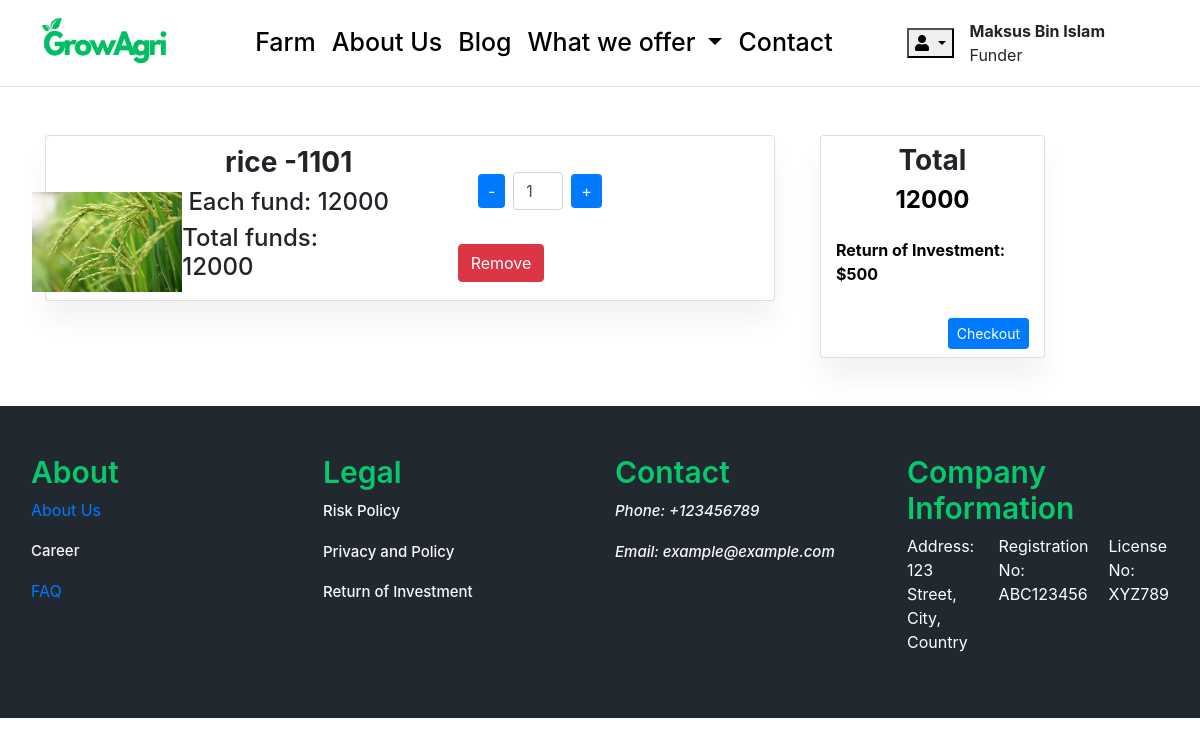
The app's page /cart/ (signed in), older data.
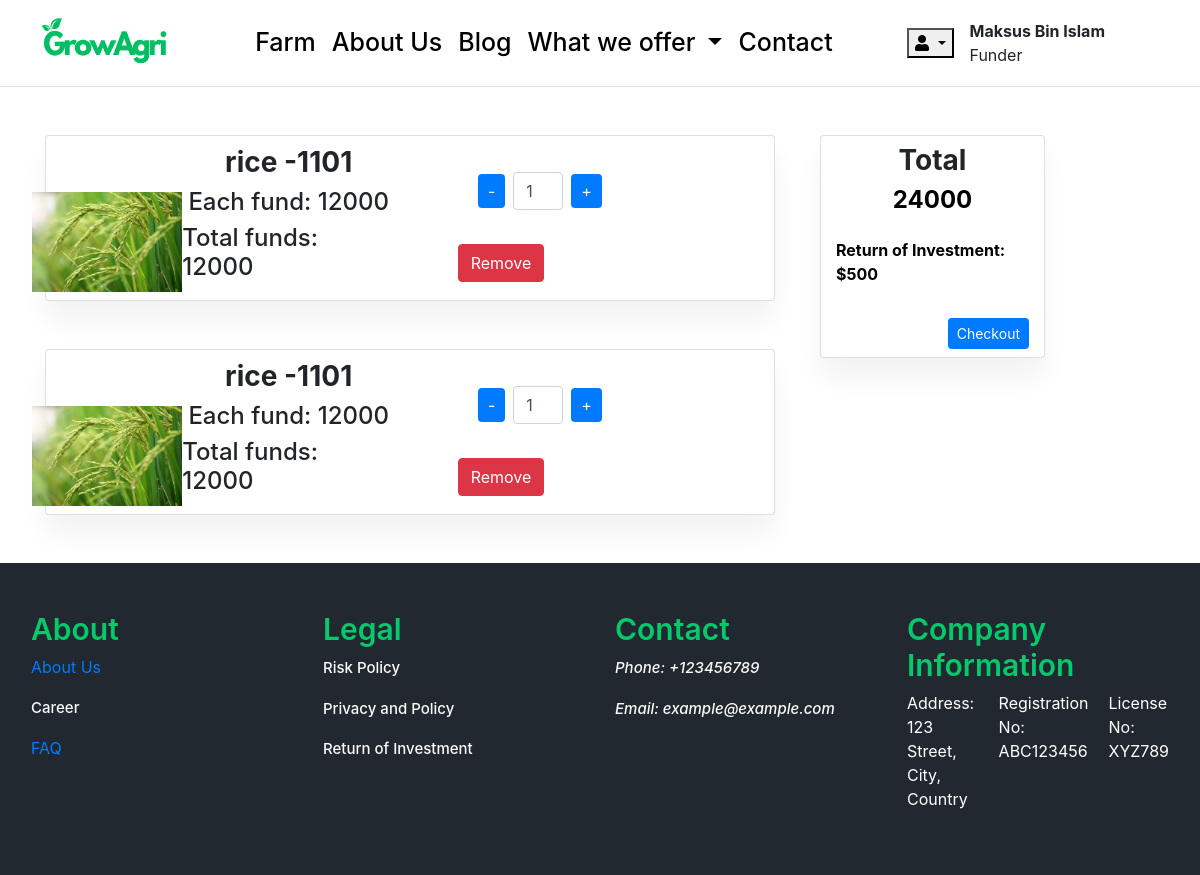
The same page, newer data.
### carts/models.py (models this page shows, shortened)
class CartItem(models.Model):
    user = models.ForeignKey(Account, on_delete=models.CASCADE, null=True)
    product = models.ForeignKey(Farm, on_delete=models.CASCADE)
    cart    = models.ForeignKey(Cart, on_delete=models.CASCADE, null=True)
    quantity = models.IntegerField()
    is_active = models.BooleanField( default=True)
    def sub_total(self):
        return self.product.price * self.quantity

### farm/models.py (models this page shows, shortened)
class Farm(models.Model):
    farm_name = models.CharField(max_length=200, unique=True)
    slug = models.SlugField(max_length=200, unique=True, blank=True)
    description = models.TextField(max_length=500, blank=True)
    price = models.IntegerField()
    images = models.ImageField(upload_to='photos/farm')
    stock = models.IntegerField()
    is_available = models.BooleanField(default=True)
    category = models.ForeignKey(CropType, on_delete=models.CASCADE)
    created_date = models.DateTimeField(auto_now_add=True)
    modified_date = models.DateTimeField(auto_now=True)
    campaign_status = models.CharField(max_length=20, choices=[('draft', 'Draft'), ('active', 'Active'), ('completed', 'Completed')], default='draft')
    location = models.CharField(max_length=200, default='')  # Location of the farm
    duration = models.IntegerField(default=None, null=True, blank=True)
    custom_percentage = models.FloatField(validators=[MinValueValidator(0)], null=True, blank=True)

### carts/views.py (the view)
# urls.py: path('cart/', include('carts.urls')),
def cart(request, total=0, quantity=0, cart_items=None):
    try:
        if request.user.is_authenticated:
            cart_items = CartItem.objects.filter(user=request.user, is_active=True)
        else:
            cart = Cart.objects.get(cart_id=_cart_id(request))
            cart_items = CartItem.objects.filter(cart=cart, is_active=True)
        for cart_item in cart_items:
            total += (cart_item.product.price * cart_item.quantity)
            quantity += cart_item.quantity
    except ObjectDoesNotExist:
        pass
    context = {
        'total': total,
        'quantity': quantity,
        'cart_items': cart_items,
    }
    return render(request, 'farm/cart.html', context)

### carts/context_processors.py (called while the page is built)
def counter(request):
    cart_count = 0
    if 'admin' in request.path:
        return {}
    else:
        try:
            cart = Cart.objects.filter(cart_id=_cart_id(request))
            if request.user.is_authenticated:
                cart_items = CartItem.objects.all().filter(user=request.user)
            else:
                cart_items = CartItem.objects.filter(cart=cart[:1])
            for cart_item in cart_items:
                cart_count += cart_item.quantity
        except Cart.DoesNotExist:
            cart_count = 0
    return {'cart_count': cart_count}

### carts/views.py (called while the page is built)
def _cart_id(request):
    cart = request.session.session_key
    if not cart:
        cart = request.session.create()
    return cart

### projects/context_processors.py (called while the page is built)
def menu_links(request):
    links = CropType.objects.all()
    return dict(links=links)

### templates/farm/cart.html (shortened to what this page needs)
{% extends 'base.html' %}
{% load static %}
{% block content %}
  {% if not cart_items %}
    <br /><br /><br /><br /><br />
    <div class="container">
      <div class="row">
        <div class="col-md-12 text-center">
          <h2>Your project funding cart is empty</h2>
          <p>Fund projects and help small farmers</p>
          <a href="{% url 'farm' %}" class="btn btn-primary">Start Funding</a>
        </div>
      </div>
    </div>
    <br /><br /><br /><br /><br /> <br /><br /><br /><br /><br /> <br /><br /><br />
  {% else %}
    <div class="container">
      <div class="row">
        <div class="col-md-8">
          {% for cart_item in cart_items %}
            <div class="card my-5">
              <div class="container py-2">
                <div class="row gap-2">
                  <div class="container">
                    <div class="row">
                      <div class="col-md-2 col-sm-12 d-flex justify-content-center align-content-center mt-5">
                        <img src="{{ cart_item.product.images.url }}" height="100" width="200" alt="" />
                      </div>
                      <div class="col-md-4 col-sm-12 d-flex justify-content-center flex-column align-items-center">
                        <h3 class="fw-bold text-sm">{{ cart_item.product.farm_name }}</h3>
                        <h4 class="text-sm">Each fund: {{ cart_item.product.price }}</h4>
                        <h4 class="text-sm">Total funds: {{ cart_item.sub_total }}</h4>
                      </div>
                      <div class="col-md-3 col-sm-12 d-flex justify-content-center flex-column align-items-center">
                        <div class="col-md-6 quantity-input">
                          <a href="{% url 'remove_cart' cart_item.product.id %}" class="btn btn-secondary minus-btn">-</a>
                          <input type="text" class="form-control mx-2 quantity" value="{{ cart_item.quantity }}" style="display: inline-block; width: 50px;" />
                          <a href="{% url 'add_cart' cart_item.product.id %}" class="btn btn-secondary plus-btn">+</a>
                        </div>
                        <a href="{% url 'remove_cart_item' cart_item.product.id %}" class="btn btn-danger remove-btn mt-3" onclick="return confirm('Are you sure upu want to remove this project?')">Remove</a>
                      </div>
                    </div>
                  </div>
                </div>
              </div>
            </div>
          {% endfor %}
        </div>
        <div class="col-md-3">
          <div class="container">
            <div class="row">
              <div class="col-md-12">
                <div class="card my-5">
                  <div class="container py-2">
                    <div class="row">
                      <div class="col-md- col-sm-12 d-flex justify-content-center flex-column align-items-center">
                        <h3 class="fw-bold">Total</h3>
                        <h4 class="fw-bold text_color" id="total">{{ total }}</h4>
                      </div>
                    </div>
                    <div class="row mt-3">
                      <div class="col-md-12">
                        <p class="fw-bold text_color">Return of Investment: $500</p>
                      </div>
                    </div>
                    <div class="row mt-3">
                      <div class="col-md-12 d-flex justify-content-end">
                        <a href="{% url 'checkout' %}" class="btn btn-sm btn-primary">Checkout</a>
                      </div>
                    </div>
                  </div>
                </div>
              </div>
            </div>
          </div>
        </div>
      </div>
    </div>
  {% endif %}
{% endblock %}

Row changes from the older to the newer data that the page shows:
added CartItem: product.images (picture), product.farm_name "rice -1101", product.price "12000", sub_total "12000", quantity "1"
Text that changed along with them:
{{ total }}: "12000" → "24000"
